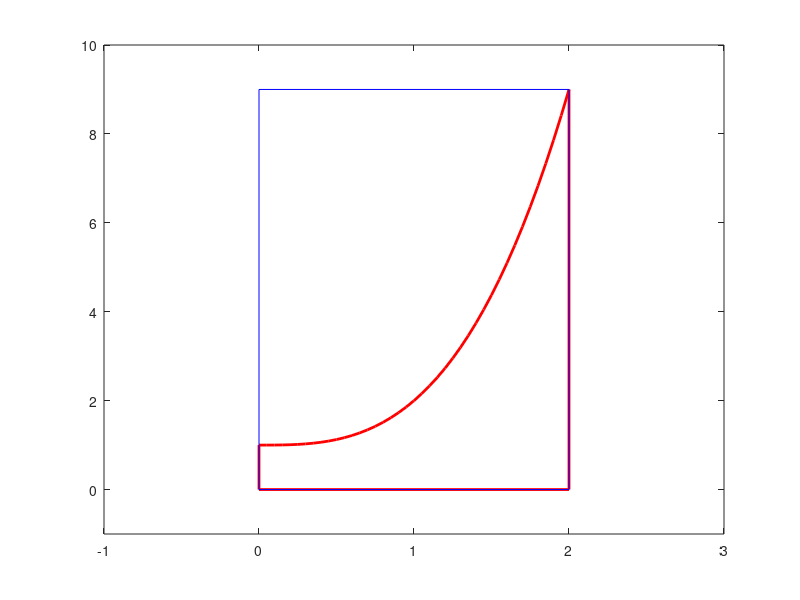

Recreate this plot in MATLAB.
clc

a=0;
b=2;

%liczba losowanych punktow
n=1000;


% OBRAZKI

%rysunek figury (i wykresu)
X=a:0.05:b;
Y=X.^3+1;
plot(X,Y,"linewidth",2,"color","red")
axis([-1,3,-1,10])
line([X(1),X(1)],[0,Y(1)],"linewidth",2,"color","red");
line([X(length(X)),X(length(X))],[0,Y(length(X))],"linewidth",2,"color","red");
line([X(1),X(length(X))],[0,0],"linewidth",2,"color","red");


%rysunek prostokata
line([0,0],[0,9],"color","blue")
line([2,2],[0,9],"color","blue")
line([0,2],[0,0],"color","blue")
line([0,2],[9,9],"color","blue")

%METODA MONTE CARLO
S=0;
for i=1:n
%losujemy punkt przedzialu
x=2*rand;
S=S+(x^3+1);
endfor

srw=S/n
calka=srw*(b-a)







